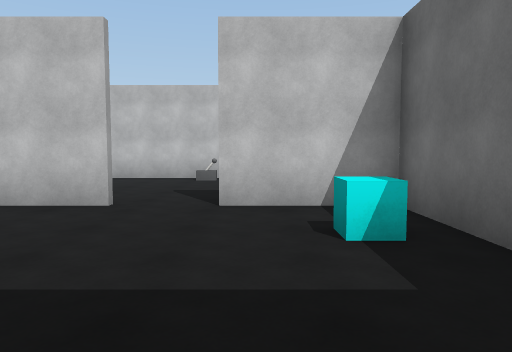
view 1 (above)

18 first-person views from a walk through a Unity game level. The camera is 1.5 m above the floor, tilts 4° down and sees 70° across. Doors are open. The floor is counted in squares, 2 m on a side. Each view is taken from the middle of a square. On the plan, view 1 faces up. The plan holds only what a view shows up to about 11 squares ahead; the rest is blank. The place goes on beyond the plan. The player is left out. Surface patterns are stand-ins for the level's own textures.

view 2
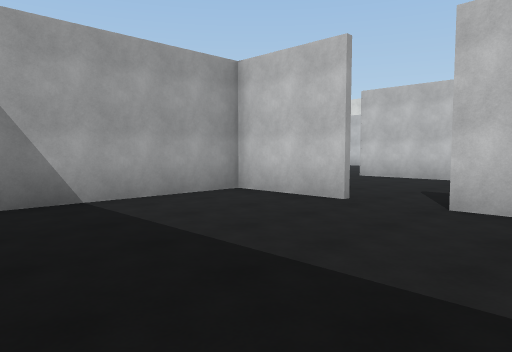

view 3
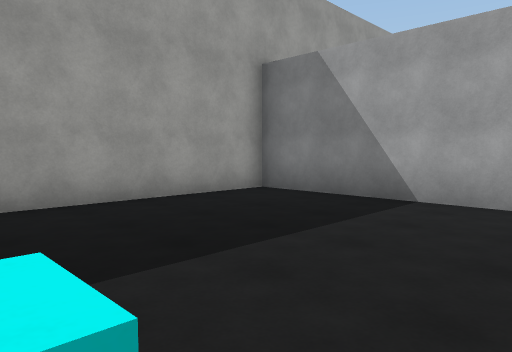

view 4
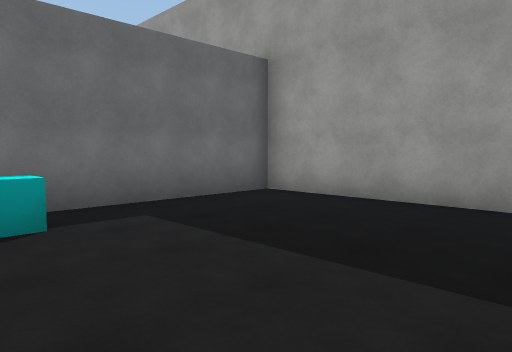

view 5
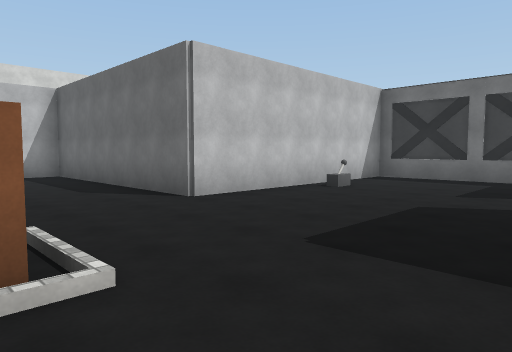

view 6
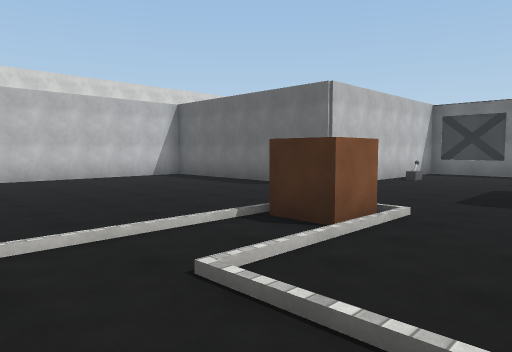

view 7
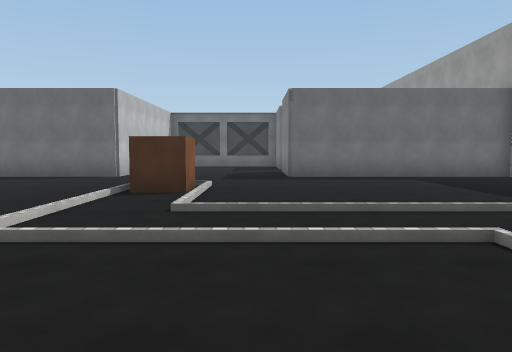

view 8
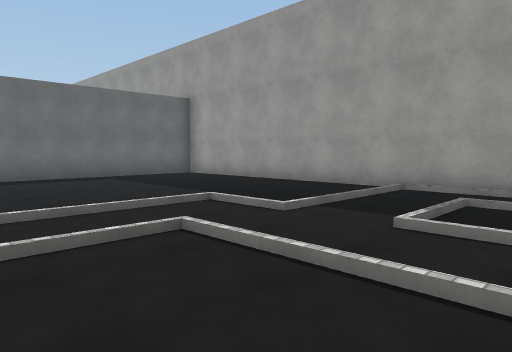

view 9
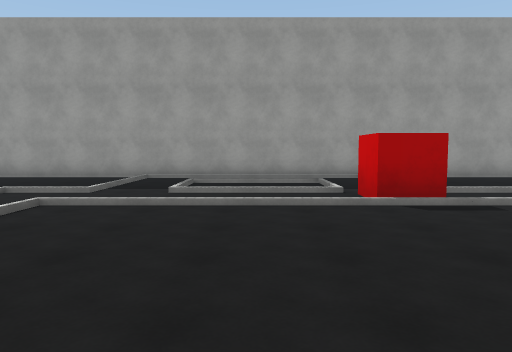

view 10
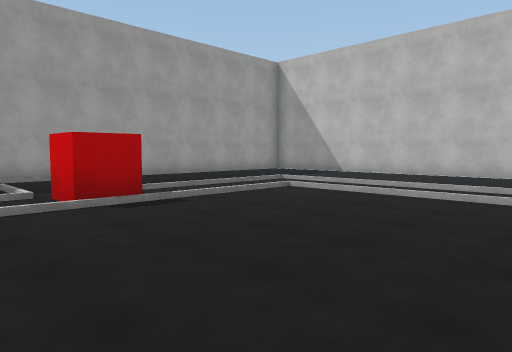

view 11
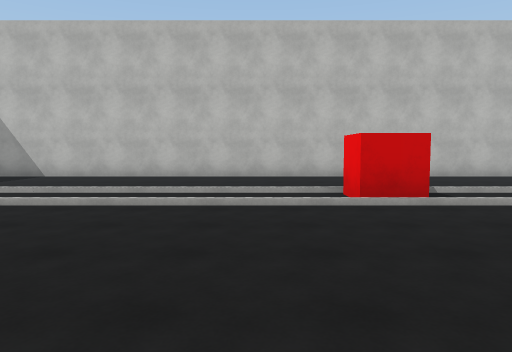

view 12
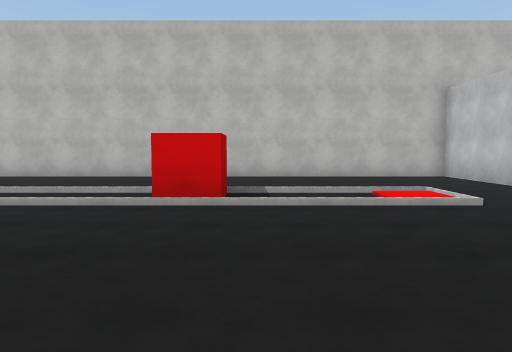

view 13
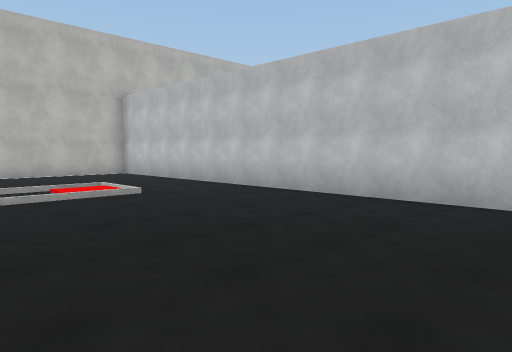

view 14
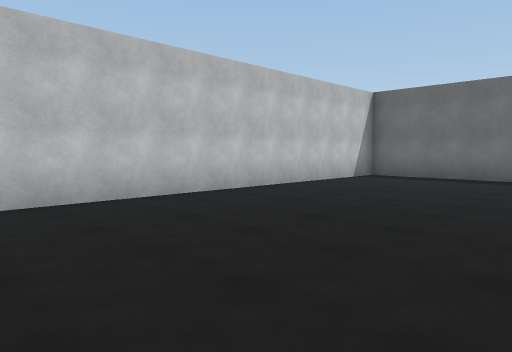

view 15
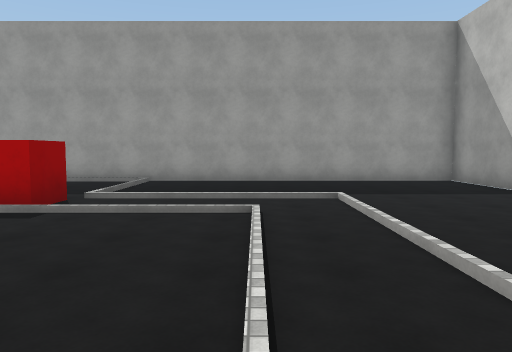

view 16
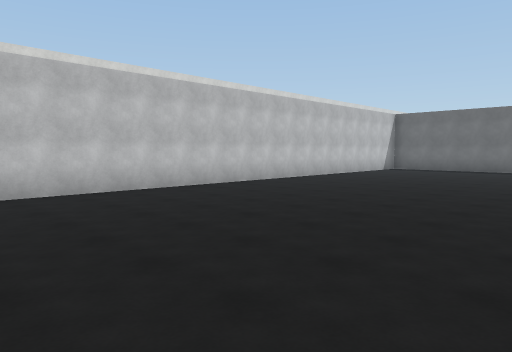

view 17
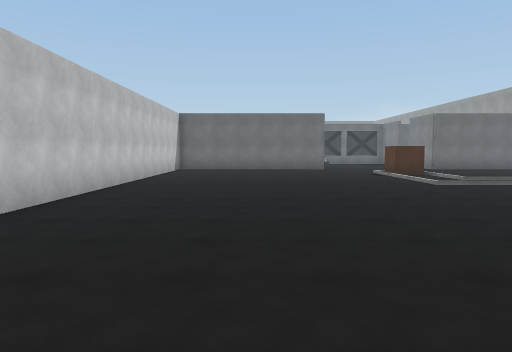

view 18
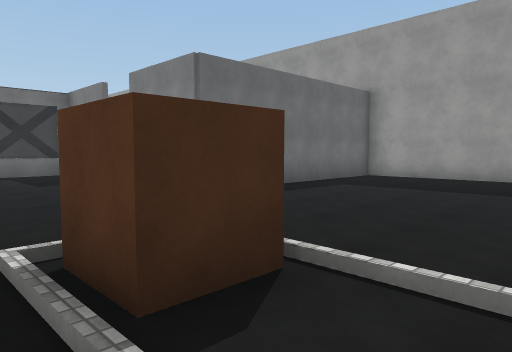

### Floor plan
Key: @ floor where view 1 was taken; # wall or solid block; . floor; / step, stairs or slope; D open door; C cyan cube; B brown crate; R red cube; O other object.
Columns run from 27 left of view 1 to 2 right of it. Each row starts with its distance up from view 1.
 17 ########################
 16 #......................#
 15 #......................#
 14 #....//................#
 13 #...../................#
 12 #... ./................#
 11 #... ./................#
 10 #... R/................#######
  9 #... ./...................O..#
  8 #... ./......../...B/........#
  7 #...../.......././///........#
  6 #...../......../.............#
  5 #...../......../......###DD###
  4 #.....//////////......#......#
  3 #.........R...........#.....C#
  2 #......../...../......#......#
  1 #......../...../......#......#
  0 #......../...../......#....@.#
 -1 #........///////......#......#
 -2 ##############################

Positions as (right, up) in squares from view 1, and headings:
1: (0, 0), facing up
2: (1, 0), facing up-left
3: (1, 4), facing down-left
4: (-3, 4), facing down-right
5: (-8, 5), facing up-right
6: (-12, 5), facing up-right
7: (-15, 6), facing right
8: (-15, 6), facing down-right
9: (-15, 9), facing down
10: (-15, 9), facing down-left
11: (-16, 8), facing left
12: (-16, 11), facing left
13: (-15, 11), facing up-left
14: (-15, 11), facing up-right
15: (-21, 9), facing down
16: (-21, 9), facing up-right
17: (-21, 13), facing right
18: (-10, 9), facing down-right
